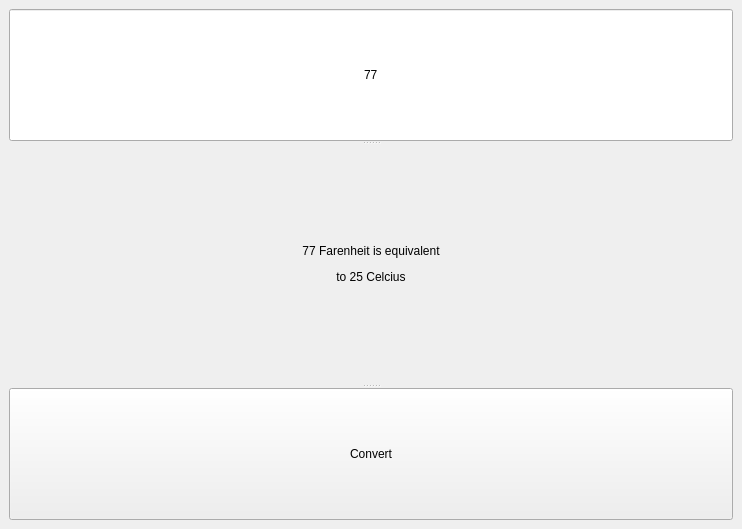
<?xml version="1.0" encoding="UTF-8"?>
<ui version="4.0">
 <class>MainWindow</class>
 <widget class="QMainWindow" name="MainWindow">
  <property name="geometry">
   <rect>
    <x>0</x>
    <y>0</y>
    <width>742</width>
    <height>529</height>
   </rect>
  </property>
  <property name="windowTitle">
   <string>Farenheit to Celcius Converter</string>
  </property>
  <property name="dockOptions">
   <set>QMainWindow::AnimatedDocks</set>
  </property>
  <widget class="QWidget" name="centralwidget">
   <layout class="QHBoxLayout" name="horizontalLayout">
    <item>
     <widget class="QSplitter" name="splitter">
      <property name="orientation">
       <enum>Qt::Vertical</enum>
      </property>
      <widget class="QLineEdit" name="lineEdit">
       <property name="inputMask">
        <string/>
       </property>
       <property name="text">
        <string>77</string>
       </property>
       <property name="alignment">
        <set>Qt::AlignCenter</set>
       </property>
       <property name="clearButtonEnabled">
        <bool>false</bool>
       </property>
      </widget>
      <widget class="QLabel" name="label">
       <property name="text">
        <string notr="true">&lt;html&gt;&lt;head/&gt;&lt;body&gt;&lt;p&gt;77 Farenheit is equivalent&lt;/p&gt;&lt;p&gt; to 25 Celcius&lt;/p&gt;&lt;/body&gt;&lt;/html&gt;</string>
       </property>
       <property name="scaledContents">
        <bool>true</bool>
       </property>
       <property name="alignment">
        <set>Qt::AlignCenter</set>
       </property>
       <property name="wordWrap">
        <bool>true</bool>
       </property>
      </widget>
      <widget class="QPushButton" name="pushButton">
       <property name="text">
        <string>Convert</string>
       </property>
      </widget>
     </widget>
    </item>
   </layout>
  </widget>
 </widget>
 <resources/>
 <connections/>
</ui>
